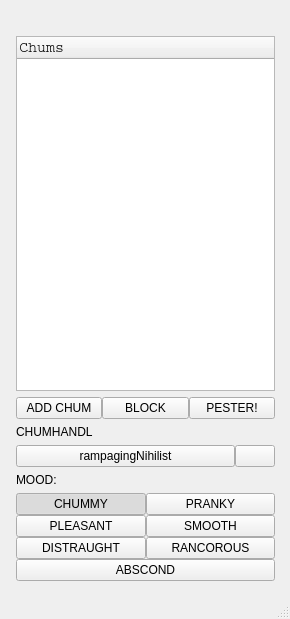
<?xml version="1.0" encoding="UTF-8"?>
<ui version="4.0">
 <class>MainWindow</class>
 <widget class="QMainWindow" name="MainWindow">
  <property name="geometry">
   <rect>
    <x>0</x>
    <y>0</y>
    <width>290</width>
    <height>619</height>
   </rect>
  </property>
  <property name="windowTitle">
   <string>MainWindow</string>
  </property>
  <property name="whatsThis">
   <string extracomment="mood"/>
  </property>
  <widget class="QWidget" name="centralwidget">
   <widget class="QWidget" name="verticalLayoutWidget">
    <property name="geometry">
     <rect>
      <x>0</x>
      <y>0</y>
      <width>291</width>
      <height>581</height>
     </rect>
    </property>
    <layout class="QVBoxLayout" name="verticalLayout">
     <property name="leftMargin">
      <number>16</number>
     </property>
     <property name="topMargin">
      <number>16</number>
     </property>
     <property name="rightMargin">
      <number>16</number>
     </property>
     <item>
      <widget class="QLabel" name="appLabel">
       <property name="text">
        <string/>
       </property>
       <property name="alignment">
        <set>Qt::AlignCenter</set>
       </property>
      </widget>
     </item>
     <item>
      <widget class="QTreeWidget" name="chumsTree">
       <property name="sizePolicy">
        <sizepolicy hsizetype="Expanding" vsizetype="Minimum">
         <horstretch>0</horstretch>
         <verstretch>4</verstretch>
        </sizepolicy>
       </property>
       <property name="maximumSize">
        <size>
         <width>16777215</width>
         <height>16777215</height>
        </size>
       </property>
       <property name="sizeIncrement">
        <size>
         <width>0</width>
         <height>2</height>
        </size>
       </property>
       <column>
        <property name="text">
         <string>Chums</string>
        </property>
        <property name="font">
         <font>
          <family>Courier</family>
          <pointsize>11</pointsize>
         </font>
        </property>
        <property name="background">
         <color>
          <red>0</red>
          <green>0</green>
          <blue>0</blue>
         </color>
        </property>
       </column>
      </widget>
     </item>
     <item>
      <layout class="QHBoxLayout" name="friendButtons">
       <property name="spacing">
        <number>0</number>
       </property>
       <item>
        <widget class="QPushButton" name="addChumButton">
         <property name="text">
          <string>ADD CHUM</string>
         </property>
        </widget>
       </item>
       <item>
        <widget class="QPushButton" name="blockButton">
         <property name="text">
          <string>BLOCK</string>
         </property>
        </widget>
       </item>
       <item>
        <widget class="QPushButton" name="pesterButton">
         <property name="text">
          <string>PESTER!</string>
         </property>
        </widget>
       </item>
      </layout>
     </item>
     <item>
      <widget class="QLabel" name="handleLabel">
       <property name="text">
        <string>CHUMHANDL</string>
       </property>
      </widget>
     </item>
     <item>
      <layout class="QGridLayout" name="gridLayout_2">
       <property name="spacing">
        <number>0</number>
       </property>
       <item row="0" column="1">
        <widget class="QPushButton" name="colorButton">
         <property name="sizePolicy">
          <sizepolicy hsizetype="Maximum" vsizetype="Maximum">
           <horstretch>0</horstretch>
           <verstretch>0</verstretch>
          </sizepolicy>
         </property>
         <property name="text">
          <string/>
         </property>
         <property name="checkable">
          <bool>false</bool>
         </property>
        </widget>
       </item>
       <item row="0" column="0">
        <widget class="QPushButton" name="nameButton">
         <property name="sizePolicy">
          <sizepolicy hsizetype="Expanding" vsizetype="Maximum">
           <horstretch>3</horstretch>
           <verstretch>0</verstretch>
          </sizepolicy>
         </property>
         <property name="text">
          <string>rampagingNihilist</string>
         </property>
        </widget>
       </item>
      </layout>
     </item>
     <item>
      <widget class="QLabel" name="moodLabel">
       <property name="text">
        <string>MOOD:</string>
       </property>
      </widget>
     </item>
     <item>
      <layout class="QVBoxLayout" name="verticalLayout_2">
       <property name="spacing">
        <number>0</number>
       </property>
       <property name="bottomMargin">
        <number>0</number>
       </property>
       <item>
        <layout class="QGridLayout" name="gridLayout">
         <property name="spacing">
          <number>0</number>
         </property>
         <item row="0" column="0">
          <widget class="QPushButton" name="chummyButton">
           <property name="whatsThis">
            <string extracomment="mood"/>
           </property>
           <property name="text">
            <string>CHUMMY</string>
           </property>
           <property name="checkable">
            <bool>true</bool>
           </property>
           <property name="checked">
            <bool>true</bool>
           </property>
          </widget>
         </item>
         <item row="2" column="0">
          <widget class="QPushButton" name="distraughtButton">
           <property name="whatsThis">
            <string extracomment="mood"/>
           </property>
           <property name="text">
            <string>DISTRAUGHT</string>
           </property>
           <property name="checkable">
            <bool>true</bool>
           </property>
          </widget>
         </item>
         <item row="0" column="1">
          <widget class="QPushButton" name="prankyButton">
           <property name="whatsThis">
            <string extracomment="mood"/>
           </property>
           <property name="text">
            <string>PRANKY</string>
           </property>
           <property name="checkable">
            <bool>true</bool>
           </property>
          </widget>
         </item>
         <item row="2" column="1">
          <widget class="QPushButton" name="rancorousButton">
           <property name="whatsThis">
            <string extracomment="mood"/>
           </property>
           <property name="text">
            <string>RANCOROUS</string>
           </property>
           <property name="checkable">
            <bool>true</bool>
           </property>
          </widget>
         </item>
         <item row="1" column="0">
          <widget class="QPushButton" name="pleasantButton">
           <property name="whatsThis">
            <string extracomment="mood"/>
           </property>
           <property name="text">
            <string>PLEASANT</string>
           </property>
           <property name="checkable">
            <bool>true</bool>
           </property>
           <property name="checked">
            <bool>false</bool>
           </property>
          </widget>
         </item>
         <item row="1" column="1">
          <widget class="QPushButton" name="smoothButton">
           <property name="whatsThis">
            <string extracomment="mood"/>
           </property>
           <property name="text">
            <string>SMOOTH</string>
           </property>
           <property name="checkable">
            <bool>true</bool>
           </property>
          </widget>
         </item>
        </layout>
       </item>
       <item>
        <widget class="QPushButton" name="abscondButton">
         <property name="whatsThis">
          <string extracomment="mood"/>
         </property>
         <property name="accessibleName">
          <string/>
         </property>
         <property name="text">
          <string>ABSCOND</string>
         </property>
         <property name="checkable">
          <bool>true</bool>
         </property>
        </widget>
       </item>
      </layout>
     </item>
    </layout>
   </widget>
  </widget>
  <widget class="QMenuBar" name="menubar">
   <property name="geometry">
    <rect>
     <x>0</x>
     <y>0</y>
     <width>290</width>
     <height>21</height>
    </rect>
   </property>
  </widget>
  <widget class="QStatusBar" name="statusbar"/>
 </widget>
 <resources/>
 <connections/>
</ui>
